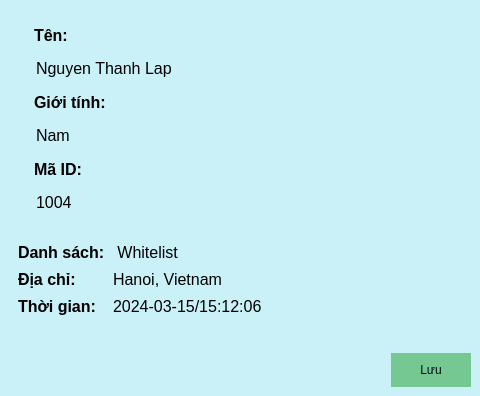
<?xml version="1.0" encoding="UTF-8"?>
<ui version="4.0">
 <class>DialogUserDetail</class>
 <widget class="QDialog" name="DialogUserDetail">
  <property name="geometry">
   <rect>
    <x>0</x>
    <y>0</y>
    <width>480</width>
    <height>396</height>
   </rect>
  </property>
  <property name="windowTitle">
   <string>Dialog</string>
  </property>
  <property name="styleSheet">
   <string notr="true">*{
	border: none;
	background-color: #caf0f8;
}
</string>
  </property>
  <layout class="QVBoxLayout" name="verticalLayout" stretch="0,0,0">
   <property name="spacing">
    <number>0</number>
   </property>
   <property name="leftMargin">
    <number>9</number>
   </property>
   <property name="topMargin">
    <number>9</number>
   </property>
   <property name="rightMargin">
    <number>9</number>
   </property>
   <property name="bottomMargin">
    <number>9</number>
   </property>
   <item>
    <widget class="QFrame" name="top">
     <property name="sizePolicy">
      <sizepolicy hsizetype="Preferred" vsizetype="Expanding">
       <horstretch>0</horstretch>
       <verstretch>0</verstretch>
      </sizepolicy>
     </property>
     <property name="frameShape">
      <enum>QFrame::StyledPanel</enum>
     </property>
     <property name="frameShadow">
      <enum>QFrame::Raised</enum>
     </property>
     <layout class="QHBoxLayout" name="horizontalLayout">
      <property name="spacing">
       <number>9</number>
      </property>
      <property name="leftMargin">
       <number>0</number>
      </property>
      <property name="topMargin">
       <number>0</number>
      </property>
      <property name="rightMargin">
       <number>0</number>
      </property>
      <property name="bottomMargin">
       <number>0</number>
      </property>
      <item>
       <widget class="QFrame" name="frame">
        <property name="frameShape">
         <enum>QFrame::StyledPanel</enum>
        </property>
        <property name="frameShadow">
         <enum>QFrame::Raised</enum>
        </property>
        <layout class="QGridLayout" name="gridLayout">
         <property name="leftMargin">
          <number>0</number>
         </property>
         <property name="topMargin">
          <number>0</number>
         </property>
         <property name="rightMargin">
          <number>0</number>
         </property>
         <property name="bottomMargin">
          <number>0</number>
         </property>
         <property name="spacing">
          <number>0</number>
         </property>
         <item row="0" column="0" alignment="Qt::AlignHCenter">
          <widget class="QLabel" name="lbl_image">
           <property name="text">
            <string/>
           </property>
           <property name="pixmap">
            <pixmap resource="src.qrc">:/assets/img/bmp/Lap.bmp</pixmap>
           </property>
          </widget>
         </item>
        </layout>
       </widget>
      </item>
      <item>
       <widget class="QFrame" name="frame_2">
        <property name="frameShape">
         <enum>QFrame::StyledPanel</enum>
        </property>
        <property name="frameShadow">
         <enum>QFrame::Raised</enum>
        </property>
        <layout class="QVBoxLayout" name="verticalLayout_3">
         <item>
          <widget class="QLabel" name="lbl_name">
           <property name="sizePolicy">
            <sizepolicy hsizetype="Preferred" vsizetype="Minimum">
             <horstretch>0</horstretch>
             <verstretch>0</verstretch>
            </sizepolicy>
           </property>
           <property name="minimumSize">
            <size>
             <width>0</width>
             <height>20</height>
            </size>
           </property>
           <property name="maximumSize">
            <size>
             <width>16777215</width>
             <height>20</height>
            </size>
           </property>
           <property name="font">
            <font>
             <pointsize>12</pointsize>
             <bold>true</bold>
            </font>
           </property>
           <property name="text">
            <string>Tên:</string>
           </property>
          </widget>
         </item>
         <item>
          <widget class="QLineEdit" name="ledt_name">
           <property name="font">
            <font>
             <pointsize>12</pointsize>
            </font>
           </property>
           <property name="text">
            <string>Nguyen Thanh Lap</string>
           </property>
          </widget>
         </item>
         <item>
          <widget class="QLabel" name="lbl_gender">
           <property name="minimumSize">
            <size>
             <width>0</width>
             <height>20</height>
            </size>
           </property>
           <property name="maximumSize">
            <size>
             <width>16777215</width>
             <height>20</height>
            </size>
           </property>
           <property name="font">
            <font>
             <pointsize>12</pointsize>
             <bold>true</bold>
            </font>
           </property>
           <property name="text">
            <string>Giới tính:</string>
           </property>
          </widget>
         </item>
         <item>
          <widget class="QLineEdit" name="ledt_gender">
           <property name="font">
            <font>
             <pointsize>12</pointsize>
            </font>
           </property>
           <property name="text">
            <string>Nam</string>
           </property>
          </widget>
         </item>
         <item>
          <widget class="QLabel" name="lbl_id">
           <property name="minimumSize">
            <size>
             <width>0</width>
             <height>20</height>
            </size>
           </property>
           <property name="maximumSize">
            <size>
             <width>16777215</width>
             <height>20</height>
            </size>
           </property>
           <property name="font">
            <font>
             <pointsize>12</pointsize>
             <bold>true</bold>
            </font>
           </property>
           <property name="text">
            <string>Mã ID:</string>
           </property>
          </widget>
         </item>
         <item>
          <widget class="QLineEdit" name="ledt_id">
           <property name="font">
            <font>
             <pointsize>12</pointsize>
            </font>
           </property>
           <property name="text">
            <string>1004</string>
           </property>
          </widget>
         </item>
        </layout>
       </widget>
      </item>
     </layout>
    </widget>
   </item>
   <item alignment="Qt::AlignVCenter">
    <widget class="QFrame" name="Middle">
     <property name="minimumSize">
      <size>
       <width>0</width>
       <height>120</height>
      </size>
     </property>
     <property name="maximumSize">
      <size>
       <width>16777215</width>
       <height>120</height>
      </size>
     </property>
     <property name="styleSheet">
      <string notr="true"/>
     </property>
     <property name="frameShape">
      <enum>QFrame::StyledPanel</enum>
     </property>
     <property name="frameShadow">
      <enum>QFrame::Raised</enum>
     </property>
     <layout class="QVBoxLayout" name="verticalLayout_2">
      <item>
       <layout class="QFormLayout" name="formLayout">
        <item row="0" column="0">
         <widget class="QLabel" name="label">
          <property name="font">
           <font>
            <pointsize>12</pointsize>
            <bold>true</bold>
           </font>
          </property>
          <property name="text">
           <string>Danh sách:</string>
          </property>
         </widget>
        </item>
        <item row="0" column="1">
         <widget class="QLineEdit" name="ledt_list">
          <property name="font">
           <font>
            <pointsize>12</pointsize>
           </font>
          </property>
          <property name="text">
           <string> Whitelist</string>
          </property>
         </widget>
        </item>
        <item row="1" column="0">
         <widget class="QLabel" name="label_2">
          <property name="font">
           <font>
            <pointsize>12</pointsize>
            <bold>true</bold>
           </font>
          </property>
          <property name="text">
           <string>Địa chỉ:</string>
          </property>
         </widget>
        </item>
        <item row="1" column="1">
         <widget class="QLineEdit" name="ledt_address">
          <property name="font">
           <font>
            <pointsize>12</pointsize>
           </font>
          </property>
          <property name="text">
           <string>Hanoi, Vietnam</string>
          </property>
         </widget>
        </item>
        <item row="2" column="0">
         <widget class="QLabel" name="label_3">
          <property name="font">
           <font>
            <pointsize>12</pointsize>
            <bold>true</bold>
           </font>
          </property>
          <property name="text">
           <string>Thời gian:</string>
          </property>
         </widget>
        </item>
        <item row="2" column="1">
         <widget class="QLineEdit" name="ledt_datetime">
          <property name="font">
           <font>
            <pointsize>12</pointsize>
           </font>
          </property>
          <property name="text">
           <string>2024-03-15/15:12:06</string>
          </property>
         </widget>
        </item>
       </layout>
      </item>
     </layout>
    </widget>
   </item>
   <item>
    <widget class="QFrame" name="frame_3">
     <property name="frameShape">
      <enum>QFrame::StyledPanel</enum>
     </property>
     <property name="frameShadow">
      <enum>QFrame::Raised</enum>
     </property>
     <layout class="QHBoxLayout" name="horizontalLayout_2">
      <property name="spacing">
       <number>0</number>
      </property>
      <property name="leftMargin">
       <number>0</number>
      </property>
      <property name="topMargin">
       <number>0</number>
      </property>
      <property name="rightMargin">
       <number>0</number>
      </property>
      <property name="bottomMargin">
       <number>0</number>
      </property>
      <item alignment="Qt::AlignRight">
       <widget class="QPushButton" name="bt_save">
        <property name="sizePolicy">
         <sizepolicy hsizetype="Expanding" vsizetype="Fixed">
          <horstretch>80</horstretch>
          <verstretch>0</verstretch>
         </sizepolicy>
        </property>
        <property name="minimumSize">
         <size>
          <width>80</width>
          <height>0</height>
         </size>
        </property>
        <property name="styleSheet">
         <string notr="true">QPushButton
{
	background-color: #76c893;
	color: #020f13;
	padding: 10px;
	border-radius: 20px;
	text-align: center
}

QPushButton::disabled
{
	background-color: #5c5c5c;

}


QPushButton::hover
{
	background-color: #99d98c;

}


QPushButton::pressed
{
	background-color: #52b69a;

}</string>
        </property>
        <property name="text">
         <string>Lưu</string>
        </property>
       </widget>
      </item>
     </layout>
    </widget>
   </item>
  </layout>
 </widget>
 <resources>
  <include location="src.qrc"/>
 </resources>
 <connections/>
</ui>
